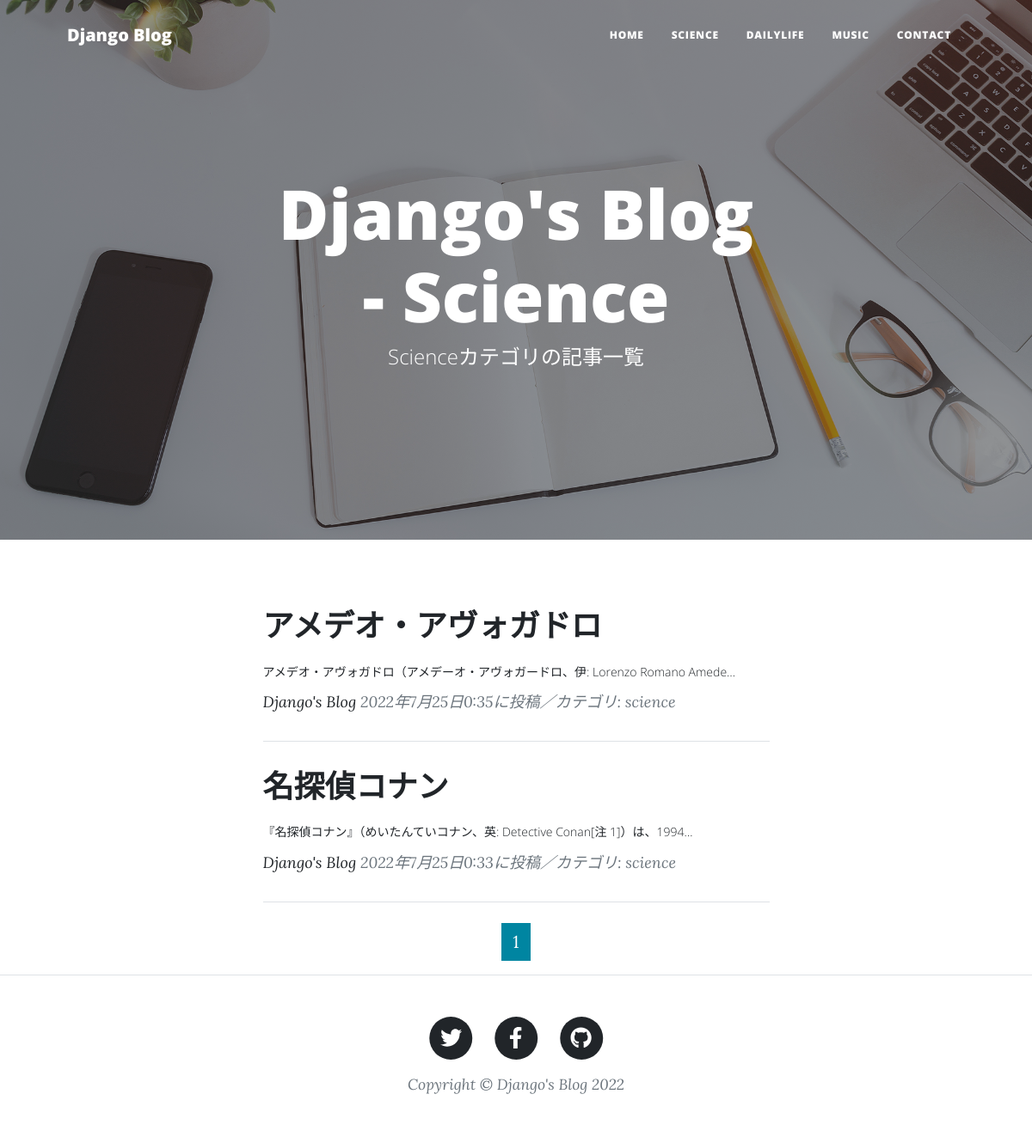
/science-list/, run on the app's committed database.
### blogapp/models.py (models this page shows, shortened)
class BlogPost(models.Model):
	CATEGORY =(('science', '科学のこと'),
			   ('dailylife', '日常のこと'),
			   ('music', '音楽のこと'))
	title = models.CharField(
		verbose_name='タイトル',
		max_length=200
		)
	content = models.TextField(
		verbose_name='本文'
		)
	posted_at = models.DateTimeField(
		verbose_name='投稿日時',
		auto_now_add=True
		)
	category = models.CharField(
		verbose_name='カテゴリ',
		max_length=50,
		choices=CATEGORY
		)

### blogapp/views.py (the view)
# urls.py: path('science-list/', views.ScienceView.as_view(), name='science_list'),
class ScienceView(ListView):
	template_name = 'science_list.html'
	model = BlogPost
	context_object_name = 'science_records'
	queryset = BlogPost.objects.filter(category='science').order_by('-posted_at')
	paginate_by = 2

### templates/science_list.html (shortened to what this page needs)
{% extends 'base.html' %}
{% load static %}
        {% block header %}
        <header class="masthead" style="background-image: url({% static 'assets/img/home-bg.jpg' %})">
            <div class="container position-relative px-4 px-lg-5">
                <div class="row gx-4 gx-lg-5 justify-content-center">
                    <div class="col-md-10 col-lg-8 col-xl-7">
                        <div class="site-heading">
                            <h1> Django's Blog - Science</h1>
                            <span class="subheading">Scienceカテゴリの記事一覧</span>
                        </div>
                    </div>
                </div>
            </div>
        </header>
        {% endblock %}
        {% block contents %}
        <div class="container px-4 px-lg-5">
            <div class="row gx-4 gx-lg-5 justify-content-center">
                <div class="col-md-10 col-lg-8 col-xl-7">
                    {% for record in science_records %}
                    <div class="post-preview">
                        <a href="{% url 'blogapp:blog_detail' record.pk %}">
                            <h2 class="post-title">{{ record.title }}</h2>
                            <h3 class="post-subtitle">
                                <span style="font-size : 14px">
                                    {{ record.content|truncatechars:50 }}
                                </span>
                            </h3>
                        </a>
                        <p class="post-meta">
                            <a href="#!">Django's Blog</a>
                            {{ record.posted_at }}に投稿／カテゴリ:
                            {{ record.category }}
                        </p>
                    </div>
                    <hr class="my-4" />
                    {% endfor %}
                    {% include "pagination.html" %}
                </div>
            </div>
        </div>
        {% endblock %}

### data on the page
BlogPost: title "アメデオ・アヴォガドロ", content "アメデオ・アヴォガドロ（アメデーオ・アヴォガードロ、伊: Lorenzo Romano Amede…", posted_at "2022年7月25日0:35", category "science"
BlogPost: title "名探偵コナン", content "『名探偵コナン』（めいたんていコナン、英: Detective Conan[注 1]）は、1994…", posted_at "2022年7月25日0:33", category "science"

### other printed values
{{ num }} "1"
